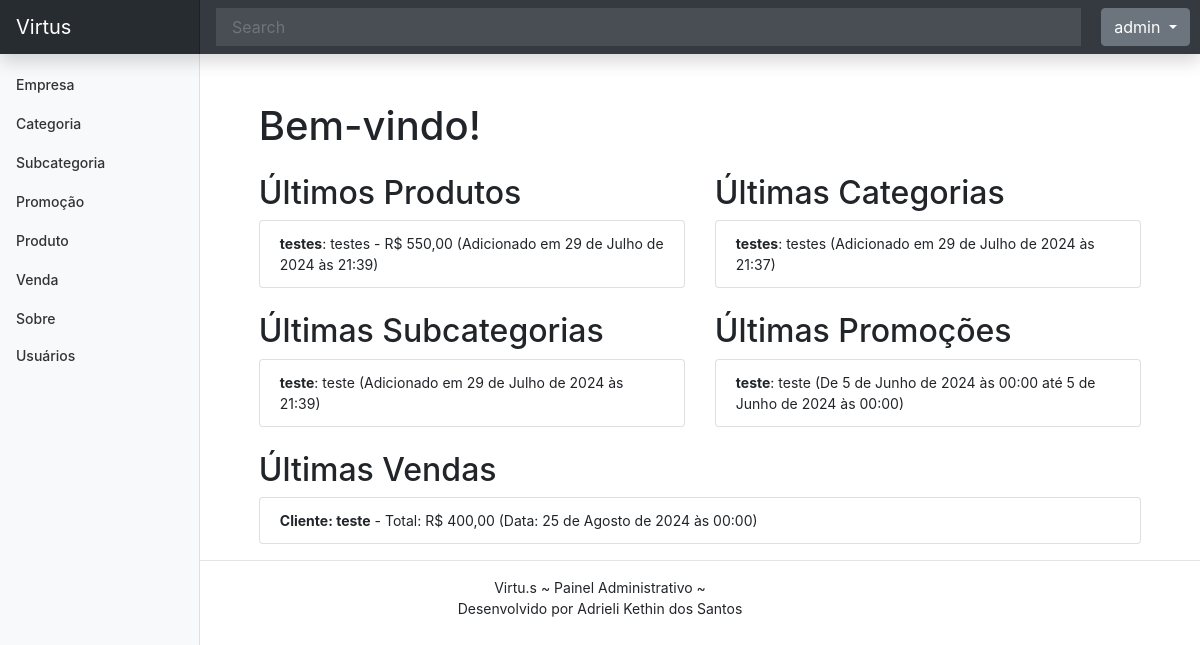
The app's page / (signed in), older data.
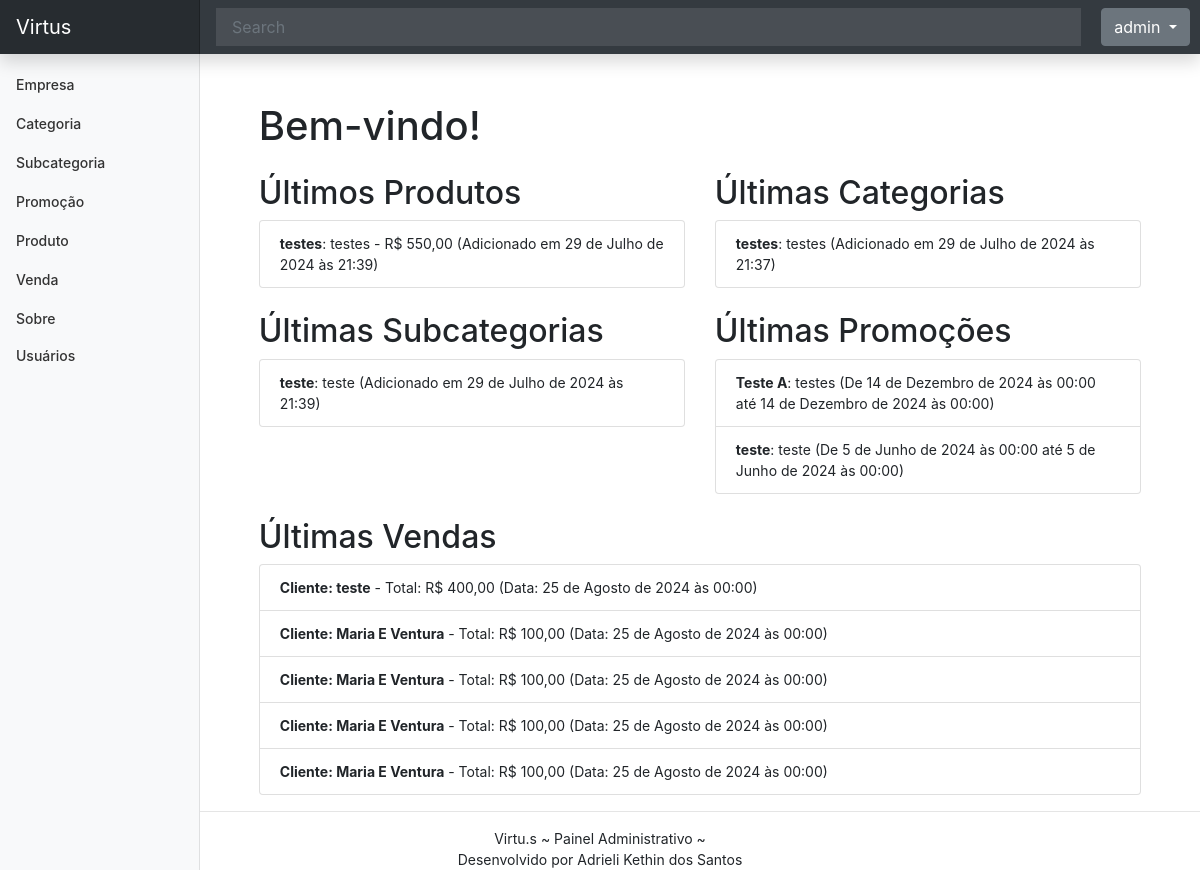
The same page, newer data.
### cadastros/models.py (models this page shows, shortened)
class Produto(models.Model):
    data_inclusao = models.DateTimeField(
        auto_now_add=True, verbose_name="data inclusão")
    data_alteracao = models.DateTimeField(
        auto_now=True, verbose_name="data alteração")
    data_exclusao = models.DateTimeField(
        auto_now=True, verbose_name="data exclusão")
    ativo = models.BooleanField
    nome_produto = models.CharField(max_length=50)
    descricao = models.CharField(max_length=200, verbose_name="descrição")
    preco = models.DecimalField(decimal_places=2, max_digits=11)
    subcategoria = models.ForeignKey(Subcategoria, on_delete=models.PROTECT)
    cadastrado_por = models.ForeignKey(User, on_delete=models.PROTECT, null=True, related_name='produto_cadastrado')
    alterado_por = models.ForeignKey(User, on_delete=models.PROTECT, null=True, related_name='produto_atualizado')
    quantidade_estoque = models.PositiveIntegerField(default=0)

class Categoria(models.Model):
    nome = models.CharField(max_length=50)
    descricao = models.CharField(max_length=100, verbose_name="descrição")
    data_inclusao = models.DateTimeField(auto_now_add=True, verbose_name="data inclusão")
    data_alteracao = models.DateTimeField(auto_now=True, verbose_name="data alteração")
    data_exclusao = models.DateTimeField(
        verbose_name="data exclusão", null=True)
    cadastrado_por = models.ForeignKey(User, on_delete=models.PROTECT, null=True, related_name='categoria_cadastrada')
    alterado_por = models.ForeignKey(User, on_delete=models.PROTECT, null=True, related_name='categoria_atualizada')

class Subcategoria(models.Model):
    nome_subcategoria = models.CharField(max_length=50)
    descricao_subcategoria = models.CharField(max_length=100)
    categoria_principal = models.ForeignKey(Categoria, on_delete=models.PROTECT)
    data_inclusao = models.DateTimeField(
        auto_now_add=True, verbose_name="data inclusão")
    data_alteracao = models.DateTimeField(
        auto_now=True, verbose_name="data alteração")
    data_exclusao = models.DateTimeField(
        verbose_name="data exclusão", null=True)
    cadastrado_por = models.ForeignKey(User, on_delete=models.PROTECT, null=True, related_name='subcategoria_cadastrada')
    alterado_por = models.ForeignKey(User, on_delete=models.PROTECT, null=True, related_name='subcategoria_atualizada')

class Promocao(models.Model):
    data_inclusao = models.DateTimeField(
        auto_now_add=True, verbose_name="data inclusão")
    data_alteracao = models.DateTimeField(
        auto_now=True, verbose_name="data alteração")
    data_exclusao = models.DateTimeField(verbose_name="data exclusão", null=True)
    ativo = models.BooleanField
    titulo_promocao= models.CharField(max_length=50, verbose_name="titulo promoção")
    data_inicio= models.DateTimeField()
    data_fim = models.DateTimeField()
    descricao= models.CharField(max_length=200, verbose_name="descrição")
    valor= models.DecimalField(decimal_places=2, max_digits=11)
    cadastrado_por = models.ForeignKey(User, on_delete=models.PROTECT, null=True, related_name='promocao_cadastrada')
    alterado_por = models.ForeignKey(User, on_delete=models.PROTECT, null=True, related_name='promocao_atualizada')
    class Meta:
        verbose_name: "Promoção"

class Venda(models.Model):
    data_inclusao = models.DateTimeField(
        auto_now_add=True, verbose_name="data inclusão")
    data_alteracao = models.DateTimeField(
        auto_now=True, verbose_name="data alteração")
    data_exclusao = models.DateTimeField(
        verbose_name="data exclusão", null=True)
    ativo = models.BooleanField
    nome_cliente = models.CharField(max_length=50)
    endereco_montagem = models.CharField(
        max_length=200, verbose_name="endereço montagem")
    telefone_cliente = models.CharField(max_length=15)
    data_venda = models.DateTimeField()
    total = models.DecimalField(decimal_places=2, max_digits=11)
    data_pagamento = models.DateTimeField()
    promocao = models.ForeignKey(Promocao, on_delete=models.PROTECT)
    pago = models.BooleanField(default=False)
    pegue_monte = models.BooleanField(default=False)
    cadastrado_por = models.ForeignKey(
        User, on_delete=models.PROTECT, null=True, related_name='venda_cadastrada')
    alterado_por = models.ForeignKey(
        User, on_delete=models.PROTECT, null=True, related_name='venda_atualizada')
    produto = models.ForeignKey(Produto, on_delete=models.CASCADE)
    quantidade = models.PositiveIntegerField()

### cadastros/views.py (the view)
# urls.py: path('', home, name='home'),
def home(request):
    produtos = Produto.objects.select_related("subcategoria").order_by('-data_inclusao')[:5]
    categorias = Categoria.objects.order_by('-nome')[:5]
    subcategorias = Subcategoria.objects.select_related("categoria_principal").order_by('-nome_subcategoria')[:5]
    promocoes = Promocao.objects.order_by('-data_inicio')[:5]
    vendas = Venda.objects.select_related("promocao").order_by('-data_venda')[:5]
    return render(request, 'cadastros/list/home.html', {
        'produtos': produtos,
        'categorias': categorias,
        'subcategorias': subcategorias,
        'promocoes': promocoes,
        'vendas': vendas,
    })

### cadastros/templates/cadastros/list/home.html (shortened to what this page needs)
{% extends 'paginas/modelo.html' %}
{% load static %}
{% block conteudo %}
<div class="container">
    <h1 class="mt-5">Bem-vindo!</h1>
    <div class="row mt-4">
        <div class="col-md-6">
            <h2>Últimos Produtos</h2>
            <ul class="list-group">
                {% for produto in produtos %}
                    <li class="list-group-item">
                        <strong>{{ produto.nome_produto }}</strong>: {{ produto.descricao }} - R$ {{ produto.preco }} (Adicionado em {{ produto.data_inclusao }})
                    </li>
                {% empty %}
                    <li class="list-group-item">Nenhum produto encontrado.</li>
                {% endfor %}
            </ul>
        </div>
        <div class="col-md-6">
            <h2>Últimas Categorias</h2>
            <ul class="list-group">
                {% for categoria in categorias %}
                    <li class="list-group-item">
                        <strong>{{ categoria.nome }}</strong>: {{ categoria.descricao }}  (Adicionado em {{ categoria.data_inclusao }})
                    </li>
                {% empty %}
                    <li class="list-group-item">Nenhuma categoria encontrada.</li>
                {% endfor %}
            </ul>
        </div>
    </div>
    <div class="row mt-4">
        <div class="col-md-6">
            <h2>Últimas Subcategorias</h2>
            <ul class="list-group">
                {% for subcategoria in subcategorias %}
                    <li class="list-group-item">
                        <strong>{{ subcategoria.nome_subcategoria }}</strong>: {{ subcategoria.descricao_subcategoria }} (Adicionado em {{ subcategoria.data_inclusao }})
                    </li>
                {% empty %}
                    <li class="list-group-item">Nenhuma subcategoria encontrada.</li>
                {% endfor %}
            </ul>
        </div>
        <div class="col-md-6">
            <h2>Últimas Promoções</h2>
            <ul class="list-group">
                {% for promocao in promocoes %}
                    <li class="list-group-item">
                        <strong>{{ promocao.titulo_promocao }}</strong>: {{ promocao.descricao }} (De {{ promocao.data_inicio }} até {{ promocao.data_fim }})
                    </li>
                {% empty %}
                    <li class="list-group-item">Nenhuma promoção encontrada.</li>
                {% endfor %}
            </ul>
        </div>
    </div>
    <div class="row mt-4">
        <div class="col-md-12">
            <h2>Últimas Vendas</h2>
            <ul class="list-group">
                {% for venda in vendas %}
                    <li class="list-group-item">
                        <strong>Cliente: {{ venda.nome_cliente }}</strong> - Total: R$ {{ venda.total }} (Data: {{ venda.data_venda }})
                    </li>
                {% empty %}
                    <li class="list-group-item">Nenhuma venda encontrada.</li>
                {% endfor %}
            </ul>
        </div>
    </div>
</div>
{% endblock %}

### paginas/templates/paginas/modelo.html (shortened to what this page needs)
{% load static %}
<!doctype html>
<html lang="pt-br">
<head>
    <link href="{% static 'css/bootstrap.min.css' %}" rel="stylesheet">
    <link href="{% static 'css/dashboard.css' %}" rel="stylesheet">
    <link href="{% static 'css/modelo.css' %}" rel="stylesheet">
</head>
<body>
    {% block menu %}
    <header class="navbar navbar-dark sticky-top bg-dark flex-md-nowrap p-0 shadow">
        <a class="navbar-brand col-md-3 col-lg-2 me-0 px-3 fs-6" href="/">Virtus</a>
        <input class="form-control form-control-dark rounded-0 border-0" type="text" placeholder="Search"
            aria-label="Search">
        <div class="navbar-nav custom-margin">
            {% if not request.user.is_authenticated %}
            <div class="nav-item text-nowrap">
                <a class="nav-link px-3" href="{% url 'login' %}">Login</a>
                {% else %}
                <div class="nav-item text-nowrap dropdown">
                    <button class="btn btn-secondary dropdown-toggle" type="button" data-bs-toggle="dropdown"
                        aria-expanded="false">
                        {{ request.user.username }}
                    </button>
                </div>
                {% endif %}
            </div>
    </header>
    <div class="container-fluid">
        <div class="row">
            {% if request.user.is_authenticated %}
            <nav id="sidebarMenu" class="col-12 col-sm-3 col-md-3 col-lg-2 d-md-block bg-light sidebar">
                <div class="position-sticky pt-3 sidebar-sticky">
                    <ul class="nav flex-column">
                        <li class="nav-item">
                            <a class="nav-link" aria-current="page" href="{% url 'listar-empresa' %}">
                                Empresa
                            </a>
                        </li>
                        <li class="nav-item">
                            <a class="nav-link" href="{% url 'listar-categoria' %}">
                                Categoria
                            </a>
                        </li>
                        <li class="nav-item">
                            <a class="nav-link" href="{% url 'listar-subcategoria' %}">
                                Subcategoria
                            </a>
                        </li>
                        <li class="nav-item">
                            <a class="nav-link" href="{% url 'listar-promocao' %}">
                                Promoção
                            </a>
                        </li>
                        <li class="nav-item">
                            <a class="nav-link" href="{% url 'listar-produto' %}">
                                Produto
                            </a>
                        </li>
                        <li class="nav-item">
                            <a class="nav-link" href="{% url 'listar-venda' %}">
                                Venda
                            </a>
                        </li>
                        <li class="nav-item">
                            <a class="nav-link" href="{% url 'sobre' %}">
                                Sobre
                            </a>
                        </li>
                        <li class="nav-item">
                            <a class="nav-link" href="{% url 'listar-usuarios' %}">Usuários</a>
                        </li>
                    </ul>
                </div>
            </nav>
            {% endif %}
            {% endblock %}
            <main class="col-12 px-4">
                {% if request.user.is_authenticated %}
                <div class="col-12 col-sm-9 col-md-9 col-lg-10 px-4" style="position: relative; left: 17%;">
                    {% block conteudo %}{% endblock %}
                </div>
                {% endif %}
            </main>
        </div>
    </div>
    <footer style="min-height: 50px; text-align: center;">
        {% block rodape %}
        <hr>
        <span style="display: block;">Virtu.s ~ Painel Administrativo ~</span>
        <span style="display: block;"> Desenvolvido por Adrieli Kethin dos Santos </span>
        {% endblock %}
    </footer>
    {% block scripts %}
<link rel="stylesheet" href="https://code.jquery.com/ui/1.12.1/themes/base/jquery-ui.css">
<link rel="stylesheet" href="https://cdn.datatables.net/1.13.4/css/jquery.dataTables.min.css">
    {% endblock %}
</body>
</html>

### static/css/dashboard.css (style rules this page uses)
body { font-size: .875rem; }
.sidebar { position: fixed; top: 0; bottom: 0; left: 0; z-index: 100; padding: 48px 0 0; box-shadow: inset -1px 0 0 rgba(0, 0, 0, .1); }
.sidebar-sticky { height: calc(100vh - 48px); overflow-x: hidden; overflow-y: auto; }
.sidebar .nav-link { font-weight: 500; color: #333; }
.navbar-brand { padding-top: .75rem; padding-bottom: .75rem; background-color: rgba(0, 0, 0, .25); box-shadow: inset -1px 0 0 rgba(0, 0, 0, .25); }
.navbar .form-control { padding: .75rem 1rem; }
.form-control-dark { color: #fff; background-color: rgba(255, 255, 255, .1); border-color: rgba(255, 255, 255, .1); }

### static/css/modelo.css (style rules this page uses)
.custom-margin { margin-left: 20px; margin-right: 10px; }

Row changes from the older to the newer data that the page shows:
added Promocao: titulo_promocao "Teste A", descricao "testes", data_inicio "14 de Dezembro de 2024 às 00:00", data_fim "14 de Dezembro de 2024 às 00:00"
added Venda: nome_cliente "Maria E Ventura", total "100,00", data_venda "25 de Agosto de 2024 às 00:00"
added Venda: nome_cliente "Maria E Ventura", total "100,00", data_venda "25 de Agosto de 2024 às 00:00"
added Venda: nome_cliente "Maria E Ventura", total "100,00", data_venda "25 de Agosto de 2024 às 00:00"
added Venda: nome_cliente "Maria E Ventura", total "100,00", data_venda "25 de Agosto de 2024 às 00:00"
